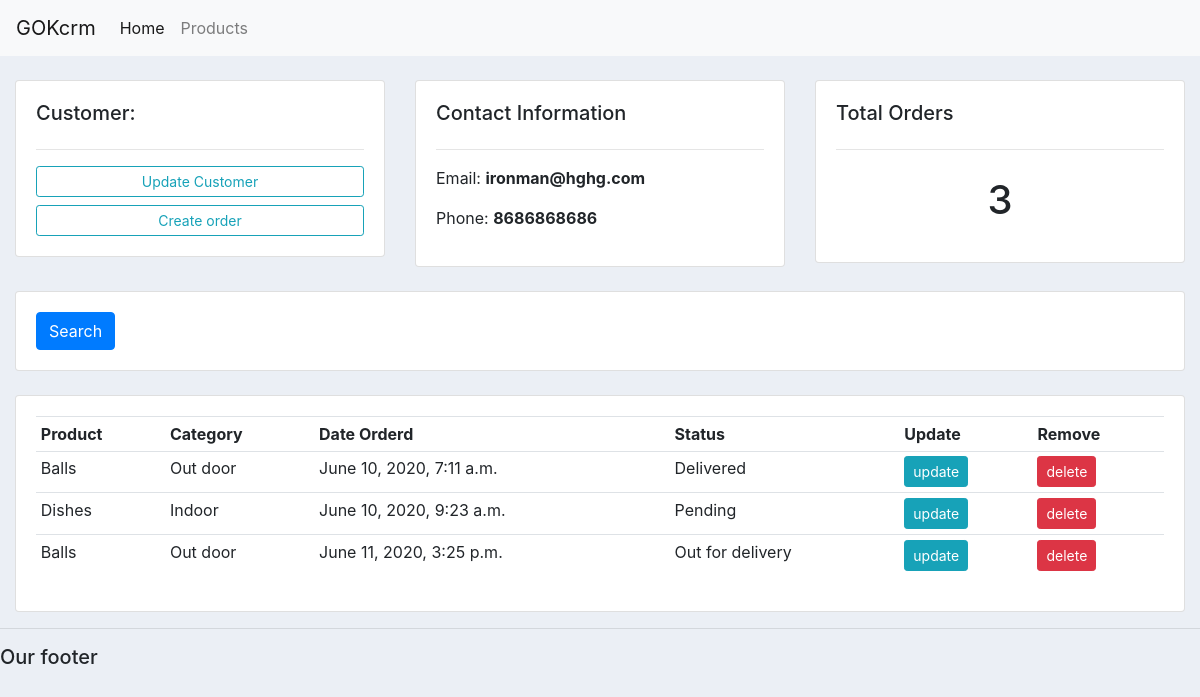
The page /customers/3/ on the database its author committed.
### accounts/models.py (models this page shows, shortened)
class Customer(models.Model):
    name=models.CharField(max_length=200,null=True)
    phone=models.CharField(max_length=200,null=True)
    email=models.CharField(max_length=200,null=True)
    date_created=models.DateTimeField(auto_now_add=True,null=True)

class Order(models.Model):
    STATUS=(
        ('Pending','Pending'),
        ('Out for delivery', 'Out for delivery'),
        ('Delivered','Delivered'),
        )
    customres=models.ForeignKey(Customer,null=True,on_delete=models.SET_NULL)
    product=models.ForeignKey(Products,null=True,on_delete=models.SET_NULL)
    date_created=models.DateTimeField(auto_now_add=True,null=True)
    status=models.CharField(max_length=200,null=True,choices=STATUS)

class Products(models.Model):
    CATEGORY=(
        ('Indoor','Indoor'),
        ('Out door', 'Out door'),
        )
    name=models.CharField(max_length=200,null=True)
    price=models.FloatField(null=True)
    category=models.CharField(max_length=200,null=True,choices=CATEGORY)
    description=models.CharField(max_length=200,null=True)
    date_created=models.DateTimeField(auto_now_add=True,null=True)
    tags=models.ManyToManyField(Tag)
    def __str__(self):
        return self.name

### accounts/views.py (the view)
# urls.py: path('customers/<str:pk>/', views.customers,name='customers'),
def customers(request,pk):
    customer=Customer.objects.get(id=pk)
    orders=customer.order_set.all()
    total_orders=orders.count()
    context={'customer':customer,'orders':orders,'total_order':total_orders}
    return render(request,'accounts/customers.html',context)

### accounts/templates/accounts/customers.html
{% extends 'accounts/main.html'%}
{% block content%}
<br>
<div class="row">
	<div class="col-md">
		<div class="card card-body">
			<h5>Customer:</h5>
			<hr>
			<a class="btn btn-outline-info  btn-sm btn-block" href="">Update Customer</a>
			<a class="btn btn-outline-info  btn-sm btn-block" href="{% url 'create_order' customer.id %}">Create order</a>
		</div>
	</div>
	<div class="col-md">
		<div class="card card-body">
			<h5>Contact Information</h5>
			<hr>
			<p>Email:   <b>{{customer.email}}</b></p>
			<p>Phone:   <b>{{customer.phone}}</b></p>
		</div>
	</div>
	<div class="col-md">
		<div class="card card-body">
			<h5>Total Orders</h5>
			<hr>
			<h1 style="text-align: center;padding: 10px">{{total_order}}</h1>
		</div>
	</div>
</div>
<br>
<div class="row">
	<div class="col">
		<div class="card card-body">
			<form method="get">
		    <button class="btn btn-primary" type="submit">Search</button>
		  </form>
		</div>
	</div>
</div>
<br>
<div class="row">
	<div class="col-md">
		<div class="card card-body">
			<table class="table table-sm">
				<tr>
					<th>Product</th>
					<th>Category</th>
					<th>Date Orderd</th>
					<th>Status</th>
					<th>Update</th>
					<th>Remove</th>
				</tr>
				{% for order in orders %}
				<tr>
					<td>{{order.product}}</td>
					<td>{{order.product.category}}</td>
					<td>{{order.date_created}}</td>
					<td>{{order.status}}</td>
					<td><a href="" class="btn btn-sm btn-info">update</a></td>
					<td><a href="" class="btn btn-sm btn-danger">delete</a></td>
				</tr>
				{% endfor %}
			</table>
		</div>
	</div>
</div>
{% endblock %}

### static/css/main.css (style rules this page uses)
body { background-color: #ebeff5; }

### rows shown on the page
Customer: email "ironman@hghg.com", phone "8686868686"
Order: product "Balls", product.category "Out door", date_created "June 10, 2020, 7:11 a.m.", status "Delivered"
Order: product "Dishes", product.category "Indoor", date_created "June 10, 2020, 9:23 a.m.", status "Pending"
Order: product "Balls", product.category "Out door", date_created "June 11, 2020, 3:25 p.m.", status "Out for delivery"

### other values the page prints
{{ total_order }} "3"
